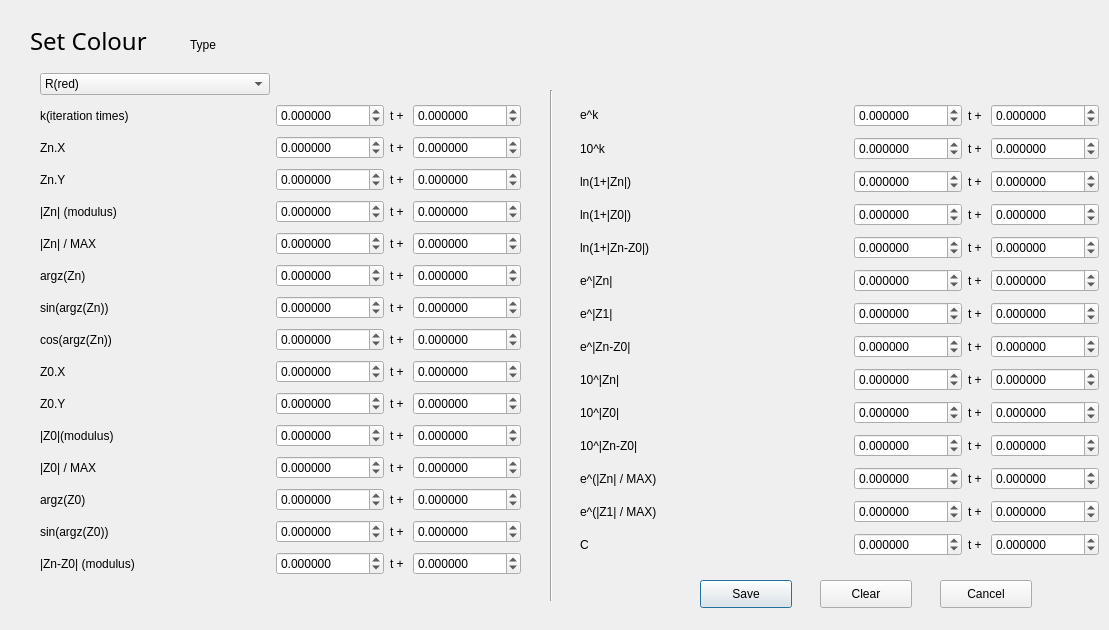
<?xml version="1.0" encoding="UTF-8"?>
<ui version="4.0">
 <class>Set_Colour</class>
 <widget class="QDialog" name="Set_Colour">
  <property name="geometry">
   <rect>
    <x>0</x>
    <y>0</y>
    <width>1109</width>
    <height>630</height>
   </rect>
  </property>
  <property name="windowTitle">
   <string>Set Colour</string>
  </property>
  <widget class="QLabel" name="label">
   <property name="geometry">
    <rect>
     <x>30</x>
     <y>20</y>
     <width>141</width>
     <height>41</height>
    </rect>
   </property>
   <property name="font">
    <font>
     <family>Sitka Heading</family>
     <pointsize>18</pointsize>
    </font>
   </property>
   <property name="text">
    <string>Set Colour</string>
   </property>
  </widget>
  <widget class="QLabel" name="label_tpye">
   <property name="geometry">
    <rect>
     <x>190</x>
     <y>37</y>
     <width>141</width>
     <height>16</height>
    </rect>
   </property>
   <property name="text">
    <string>Type</string>
   </property>
  </widget>
  <widget class="QWidget" name="gridLayoutWidget">
   <property name="geometry">
    <rect>
     <x>40</x>
     <y>70</y>
     <width>481</width>
     <height>521</height>
    </rect>
   </property>
   <layout class="QGridLayout" name="gridLayout" columnstretch="5,0,0,0">
    <item row="15" column="1">
     <widget class="QDoubleSpinBox" name="SC_15">
      <property name="decimals">
       <number>6</number>
      </property>
      <property name="minimum">
       <double>-10000.000000000000000</double>
      </property>
      <property name="maximum">
       <double>10000.000000000000000</double>
      </property>
     </widget>
    </item>
    <item row="3" column="2">
     <widget class="QLabel" name="label_8">
      <property name="text">
       <string>t + </string>
      </property>
      <property name="alignment">
       <set>Qt::AlignCenter</set>
      </property>
     </widget>
    </item>
    <item row="4" column="1">
     <widget class="QDoubleSpinBox" name="SC_4">
      <property name="decimals">
       <number>6</number>
      </property>
      <property name="minimum">
       <double>-10000.000000000000000</double>
      </property>
      <property name="maximum">
       <double>10000.000000000000000</double>
      </property>
     </widget>
    </item>
    <item row="4" column="3">
     <widget class="QDoubleSpinBox" name="SC_4_">
      <property name="decimals">
       <number>6</number>
      </property>
      <property name="minimum">
       <double>-10000.000000000000000</double>
      </property>
      <property name="maximum">
       <double>10000.000000000000000</double>
      </property>
     </widget>
    </item>
    <item row="1" column="2">
     <widget class="QLabel" name="label_3">
      <property name="text">
       <string>t + </string>
      </property>
      <property name="alignment">
       <set>Qt::AlignCenter</set>
      </property>
     </widget>
    </item>
    <item row="15" column="3">
     <widget class="QDoubleSpinBox" name="SC_15_">
      <property name="decimals">
       <number>6</number>
      </property>
      <property name="minimum">
       <double>-10000.000000000000000</double>
      </property>
      <property name="maximum">
       <double>10000.000000000000000</double>
      </property>
     </widget>
    </item>
    <item row="12" column="2">
     <widget class="QLabel" name="label_29">
      <property name="text">
       <string>t + </string>
      </property>
      <property name="alignment">
       <set>Qt::AlignCenter</set>
      </property>
     </widget>
    </item>
    <item row="3" column="0">
     <widget class="QLabel" name="label_6">
      <property name="text">
       <string>Zn.Y</string>
      </property>
     </widget>
    </item>
    <item row="1" column="1">
     <widget class="QDoubleSpinBox" name="SC_1">
      <property name="decimals">
       <number>6</number>
      </property>
      <property name="minimum">
       <double>-10000.000000000000000</double>
      </property>
      <property name="maximum">
       <double>1000.000000000000000</double>
      </property>
     </widget>
    </item>
    <item row="3" column="3">
     <widget class="QDoubleSpinBox" name="SC_3_">
      <property name="decimals">
       <number>6</number>
      </property>
      <property name="minimum">
       <double>-10000.000000000000000</double>
      </property>
      <property name="maximum">
       <double>10000.000000000000000</double>
      </property>
     </widget>
    </item>
    <item row="11" column="3">
     <widget class="QDoubleSpinBox" name="SC_11_">
      <property name="decimals">
       <number>6</number>
      </property>
      <property name="minimum">
       <double>-10000.000000000000000</double>
      </property>
      <property name="maximum">
       <double>10000.000000000000000</double>
      </property>
     </widget>
    </item>
    <item row="5" column="3">
     <widget class="QDoubleSpinBox" name="SC_5_">
      <property name="decimals">
       <number>6</number>
      </property>
      <property name="minimum">
       <double>-10000.000000000000000</double>
      </property>
      <property name="maximum">
       <double>10000.000000000000000</double>
      </property>
     </widget>
    </item>
    <item row="15" column="2">
     <widget class="QLabel" name="label_9">
      <property name="text">
       <string>t + </string>
      </property>
      <property name="alignment">
       <set>Qt::AlignCenter</set>
      </property>
     </widget>
    </item>
    <item row="13" column="0">
     <widget class="QLabel" name="label_47">
      <property name="text">
       <string>argz(Z0)</string>
      </property>
     </widget>
    </item>
    <item row="3" column="1">
     <widget class="QDoubleSpinBox" name="SC_3">
      <property name="decimals">
       <number>6</number>
      </property>
      <property name="minimum">
       <double>-10000.000000000000000</double>
      </property>
      <property name="maximum">
       <double>10000.000000000000000</double>
      </property>
     </widget>
    </item>
    <item row="11" column="2">
     <widget class="QLabel" name="label_28">
      <property name="text">
       <string>t + </string>
      </property>
      <property name="alignment">
       <set>Qt::AlignCenter</set>
      </property>
     </widget>
    </item>
    <item row="6" column="3">
     <widget class="QDoubleSpinBox" name="SC_6_">
      <property name="decimals">
       <number>6</number>
      </property>
      <property name="minimum">
       <double>-10000.000000000000000</double>
      </property>
      <property name="maximum">
       <double>10000.000000000000000</double>
      </property>
     </widget>
    </item>
    <item row="12" column="1">
     <widget class="QDoubleSpinBox" name="SC_12">
      <property name="decimals">
       <number>6</number>
      </property>
      <property name="minimum">
       <double>-10000.000000000000000</double>
      </property>
      <property name="maximum">
       <double>10000.000000000000000</double>
      </property>
     </widget>
    </item>
    <item row="14" column="1">
     <widget class="QDoubleSpinBox" name="SC_14">
      <property name="decimals">
       <number>6</number>
      </property>
      <property name="minimum">
       <double>-10000.000000000000000</double>
      </property>
      <property name="maximum">
       <double>10000.000000000000000</double>
      </property>
     </widget>
    </item>
    <item row="7" column="0">
     <widget class="QLabel" name="label_51">
      <property name="text">
       <string>sin(argz(Zn))</string>
      </property>
     </widget>
    </item>
    <item row="6" column="0">
     <widget class="QLabel" name="label_50">
      <property name="text">
       <string>argz(Zn)</string>
      </property>
     </widget>
    </item>
    <item row="4" column="2">
     <widget class="QLabel" name="label_49">
      <property name="text">
       <string>t + </string>
      </property>
      <property name="alignment">
       <set>Qt::AlignCenter</set>
      </property>
     </widget>
    </item>
    <item row="14" column="3">
     <widget class="QDoubleSpinBox" name="SC_14_">
      <property name="decimals">
       <number>6</number>
      </property>
      <property name="minimum">
       <double>-10000.000000000000000</double>
      </property>
      <property name="maximum">
       <double>10000.000000000000000</double>
      </property>
     </widget>
    </item>
    <item row="10" column="3">
     <widget class="QDoubleSpinBox" name="SC_10_">
      <property name="decimals">
       <number>6</number>
      </property>
      <property name="minimum">
       <double>-10000.000000000000000</double>
      </property>
      <property name="maximum">
       <double>10000.000000000000000</double>
      </property>
     </widget>
    </item>
    <item row="14" column="2">
     <widget class="QLabel" name="label_55">
      <property name="text">
       <string>t + </string>
      </property>
      <property name="alignment">
       <set>Qt::AlignCenter</set>
      </property>
     </widget>
    </item>
    <item row="2" column="1">
     <widget class="QDoubleSpinBox" name="SC_2">
      <property name="decimals">
       <number>6</number>
      </property>
      <property name="minimum">
       <double>-10000.000000000000000</double>
      </property>
      <property name="maximum">
       <double>10000.000000000000000</double>
      </property>
     </widget>
    </item>
    <item row="5" column="2">
     <widget class="QLabel" name="label_25">
      <property name="text">
       <string>t + </string>
      </property>
      <property name="alignment">
       <set>Qt::AlignCenter</set>
      </property>
     </widget>
    </item>
    <item row="11" column="1">
     <widget class="QDoubleSpinBox" name="SC_11">
      <property name="decimals">
       <number>6</number>
      </property>
      <property name="minimum">
       <double>-10000.000000000000000</double>
      </property>
      <property name="maximum">
       <double>10000.000000000000000</double>
      </property>
     </widget>
    </item>
    <item row="10" column="2">
     <widget class="QLabel" name="label_27">
      <property name="text">
       <string>t + </string>
      </property>
      <property name="alignment">
       <set>Qt::AlignCenter</set>
      </property>
     </widget>
    </item>
    <item row="12" column="3">
     <widget class="QDoubleSpinBox" name="SC_12_">
      <property name="decimals">
       <number>6</number>
      </property>
      <property name="minimum">
       <double>-10000.000000000000000</double>
      </property>
      <property name="maximum">
       <double>10000.000000000000000</double>
      </property>
     </widget>
    </item>
    <item row="6" column="2">
     <widget class="QLabel" name="label_52">
      <property name="text">
       <string>t + </string>
      </property>
      <property name="alignment">
       <set>Qt::AlignCenter</set>
      </property>
     </widget>
    </item>
    <item row="7" column="2">
     <widget class="QLabel" name="label_53">
      <property name="text">
       <string>t + </string>
      </property>
      <property name="alignment">
       <set>Qt::AlignCenter</set>
      </property>
     </widget>
    </item>
    <item row="6" column="1">
     <widget class="QDoubleSpinBox" name="SC_6">
      <property name="decimals">
       <number>6</number>
      </property>
      <property name="minimum">
       <double>-10000.000000000000000</double>
      </property>
      <property name="maximum">
       <double>10000.000000000000000</double>
      </property>
     </widget>
    </item>
    <item row="1" column="3">
     <widget class="QDoubleSpinBox" name="SC_1_">
      <property name="decimals">
       <number>6</number>
      </property>
      <property name="minimum">
       <double>-10000.000000000000000</double>
      </property>
      <property name="maximum">
       <double>10000.000000000000000</double>
      </property>
     </widget>
    </item>
    <item row="7" column="3">
     <widget class="QDoubleSpinBox" name="SC_7_">
      <property name="decimals">
       <number>6</number>
      </property>
      <property name="minimum">
       <double>-10000.000000000000000</double>
      </property>
      <property name="maximum">
       <double>10000.000000000000000</double>
      </property>
     </widget>
    </item>
    <item row="13" column="3">
     <widget class="QDoubleSpinBox" name="SC_13_">
      <property name="decimals">
       <number>6</number>
      </property>
      <property name="minimum">
       <double>-10000.000000000000000</double>
      </property>
      <property name="maximum">
       <double>10000.000000000000000</double>
      </property>
     </widget>
    </item>
    <item row="1" column="0">
     <widget class="QLabel" name="label_4">
      <property name="text">
       <string>k(iteration times)</string>
      </property>
     </widget>
    </item>
    <item row="11" column="0">
     <widget class="QLabel" name="label_13">
      <property name="text">
       <string>|Z0|(modulus)</string>
      </property>
     </widget>
    </item>
    <item row="0" column="0">
     <widget class="QComboBox" name="comboBox">
      <item>
       <property name="text">
        <string>R(red)</string>
       </property>
      </item>
      <item>
       <property name="text">
        <string>G(green)</string>
       </property>
      </item>
      <item>
       <property name="text">
        <string>B(blue)</string>
       </property>
      </item>
      <item>
       <property name="text">
        <string>A(alpha)</string>
       </property>
      </item>
     </widget>
    </item>
    <item row="12" column="0">
     <widget class="QLabel" name="Change_2">
      <property name="text">
       <string>|Z0| / MAX</string>
      </property>
     </widget>
    </item>
    <item row="2" column="3">
     <widget class="QDoubleSpinBox" name="SC_2_">
      <property name="decimals">
       <number>6</number>
      </property>
      <property name="minimum">
       <double>-10000.000000000000000</double>
      </property>
      <property name="maximum">
       <double>1000.000000000000000</double>
      </property>
     </widget>
    </item>
    <item row="9" column="2">
     <widget class="QLabel" name="label_26">
      <property name="text">
       <string>t + </string>
      </property>
      <property name="alignment">
       <set>Qt::AlignCenter</set>
      </property>
     </widget>
    </item>
    <item row="13" column="2">
     <widget class="QLabel" name="label_44">
      <property name="text">
       <string>t + </string>
      </property>
      <property name="alignment">
       <set>Qt::AlignCenter</set>
      </property>
     </widget>
    </item>
    <item row="10" column="1">
     <widget class="QDoubleSpinBox" name="SC_10">
      <property name="decimals">
       <number>6</number>
      </property>
      <property name="minimum">
       <double>-10000.000000000000000</double>
      </property>
      <property name="maximum">
       <double>10000.000000000000000</double>
      </property>
     </widget>
    </item>
    <item row="4" column="0">
     <widget class="QLabel" name="label_48">
      <property name="text">
       <string>|Zn| (modulus)</string>
      </property>
     </widget>
    </item>
    <item row="14" column="0">
     <widget class="QLabel" name="label_54">
      <property name="text">
       <string>sin(argz(Z0))</string>
      </property>
     </widget>
    </item>
    <item row="10" column="0">
     <widget class="QLabel" name="label_46">
      <property name="text">
       <string>Z0.Y</string>
      </property>
     </widget>
    </item>
    <item row="7" column="1">
     <widget class="QDoubleSpinBox" name="SC_7">
      <property name="decimals">
       <number>6</number>
      </property>
      <property name="minimum">
       <double>-10000.000000000000000</double>
      </property>
      <property name="maximum">
       <double>10000.000000000000000</double>
      </property>
     </widget>
    </item>
    <item row="5" column="0">
     <widget class="QLabel" name="Change_1">
      <property name="text">
       <string>|Zn| / MAX</string>
      </property>
     </widget>
    </item>
    <item row="13" column="1">
     <widget class="QDoubleSpinBox" name="SC_13">
      <property name="decimals">
       <number>6</number>
      </property>
      <property name="minimum">
       <double>-10000.000000000000000</double>
      </property>
      <property name="maximum">
       <double>10000.000000000000000</double>
      </property>
     </widget>
    </item>
    <item row="9" column="0">
     <widget class="QLabel" name="label_45">
      <property name="text">
       <string>Z0.X</string>
      </property>
     </widget>
    </item>
    <item row="15" column="0">
     <widget class="QLabel" name="label_83">
      <property name="text">
       <string>|Zn-Z0| (modulus)</string>
      </property>
     </widget>
    </item>
    <item row="2" column="0">
     <widget class="QLabel" name="label_10">
      <property name="text">
       <string>Zn.X</string>
      </property>
     </widget>
    </item>
    <item row="9" column="3">
     <widget class="QDoubleSpinBox" name="SC_9_">
      <property name="decimals">
       <number>6</number>
      </property>
      <property name="minimum">
       <double>-10000.000000000000000</double>
      </property>
      <property name="maximum">
       <double>10000.000000000000000</double>
      </property>
     </widget>
    </item>
    <item row="5" column="1">
     <widget class="QDoubleSpinBox" name="SC_5">
      <property name="decimals">
       <number>6</number>
      </property>
      <property name="minimum">
       <double>-10000.000000000000000</double>
      </property>
      <property name="maximum">
       <double>10000.000000000000000</double>
      </property>
     </widget>
    </item>
    <item row="9" column="1">
     <widget class="QDoubleSpinBox" name="SC_9">
      <property name="decimals">
       <number>6</number>
      </property>
      <property name="minimum">
       <double>-10000.000000000000000</double>
      </property>
      <property name="maximum">
       <double>10000.000000000000000</double>
      </property>
     </widget>
    </item>
    <item row="2" column="2">
     <widget class="QLabel" name="label_7">
      <property name="text">
       <string>t + </string>
      </property>
      <property name="alignment">
       <set>Qt::AlignCenter</set>
      </property>
     </widget>
    </item>
    <item row="8" column="0">
     <widget class="QLabel" name="label_84">
      <property name="text">
       <string>cos(argz(Zn))</string>
      </property>
     </widget>
    </item>
    <item row="8" column="1">
     <widget class="QDoubleSpinBox" name="SC_8">
      <property name="decimals">
       <number>6</number>
      </property>
      <property name="minimum">
       <double>-10000.000000000000000</double>
      </property>
      <property name="maximum">
       <double>10000.000000000000000</double>
      </property>
     </widget>
    </item>
    <item row="8" column="2">
     <widget class="QLabel" name="label_85">
      <property name="text">
       <string>t + </string>
      </property>
      <property name="alignment">
       <set>Qt::AlignCenter</set>
      </property>
     </widget>
    </item>
    <item row="8" column="3">
     <widget class="QDoubleSpinBox" name="SC_8_">
      <property name="decimals">
       <number>6</number>
      </property>
      <property name="minimum">
       <double>-10000.000000000000000</double>
      </property>
      <property name="maximum">
       <double>10000.000000000000000</double>
      </property>
     </widget>
    </item>
   </layout>
  </widget>
  <widget class="QPushButton" name="pushButton_Save">
   <property name="geometry">
    <rect>
     <x>700</x>
     <y>580</y>
     <width>92</width>
     <height>28</height>
    </rect>
   </property>
   <property name="text">
    <string>Save</string>
   </property>
  </widget>
  <widget class="QPushButton" name="pushButton_Cancel">
   <property name="geometry">
    <rect>
     <x>940</x>
     <y>580</y>
     <width>92</width>
     <height>28</height>
    </rect>
   </property>
   <property name="text">
    <string>Cancel</string>
   </property>
  </widget>
  <widget class="QWidget" name="gridLayoutWidget_2">
   <property name="geometry">
    <rect>
     <x>580</x>
     <y>100</y>
     <width>519</width>
     <height>461</height>
    </rect>
   </property>
   <layout class="QGridLayout" name="gridLayout_4" columnstretch="5,0,0,0">
    <item row="12" column="2">
     <widget class="QLabel" name="label_82">
      <property name="text">
       <string>t + </string>
      </property>
      <property name="alignment">
       <set>Qt::AlignCenter</set>
      </property>
     </widget>
    </item>
    <item row="12" column="3">
     <widget class="QDoubleSpinBox" name="SC_28_">
      <property name="decimals">
       <number>6</number>
      </property>
      <property name="minimum">
       <double>-10000.000000000000000</double>
      </property>
      <property name="maximum">
       <double>10000.000000000000000</double>
      </property>
     </widget>
    </item>
    <item row="4" column="2">
     <widget class="QLabel" name="label_71">
      <property name="text">
       <string>t + </string>
      </property>
      <property name="alignment">
       <set>Qt::AlignCenter</set>
      </property>
     </widget>
    </item>
    <item row="8" column="3">
     <widget class="QDoubleSpinBox" name="SC_24_">
      <property name="decimals">
       <number>6</number>
      </property>
      <property name="minimum">
       <double>-10000.000000000000000</double>
      </property>
      <property name="maximum">
       <double>10000.000000000000000</double>
      </property>
     </widget>
    </item>
    <item row="4" column="0">
     <widget class="QLabel" name="label_73">
      <property name="text">
       <string>ln(1+|Zn-Z0|)</string>
      </property>
     </widget>
    </item>
    <item row="10" column="0">
     <widget class="QLabel" name="label_69">
      <property name="text">
       <string>10^|Zn-Z0|</string>
      </property>
     </widget>
    </item>
    <item row="10" column="2">
     <widget class="QLabel" name="label_59">
      <property name="text">
       <string>t + </string>
      </property>
      <property name="alignment">
       <set>Qt::AlignCenter</set>
      </property>
     </widget>
    </item>
    <item row="8" column="0">
     <widget class="QLabel" name="label_60">
      <property name="text">
       <string>10^|Zn|</string>
      </property>
     </widget>
    </item>
    <item row="9" column="2">
     <widget class="QLabel" name="label_74">
      <property name="text">
       <string>t + </string>
      </property>
      <property name="alignment">
       <set>Qt::AlignCenter</set>
      </property>
     </widget>
    </item>
    <item row="10" column="1">
     <widget class="QDoubleSpinBox" name="SC_26">
      <property name="decimals">
       <number>6</number>
      </property>
      <property name="minimum">
       <double>-10000.000000000000000</double>
      </property>
      <property name="maximum">
       <double>10000.000000000000000</double>
      </property>
     </widget>
    </item>
    <item row="4" column="3">
     <widget class="QDoubleSpinBox" name="SC_20_">
      <property name="decimals">
       <number>6</number>
      </property>
      <property name="minimum">
       <double>-10000.000000000000000</double>
      </property>
      <property name="maximum">
       <double>10000.000000000000000</double>
      </property>
     </widget>
    </item>
    <item row="1" column="1">
     <widget class="QDoubleSpinBox" name="SC_17">
      <property name="decimals">
       <number>6</number>
      </property>
      <property name="minimum">
       <double>-10000.000000000000000</double>
      </property>
      <property name="maximum">
       <double>10000.000000000000000</double>
      </property>
     </widget>
    </item>
    <item row="6" column="2">
     <widget class="QLabel" name="label_72">
      <property name="text">
       <string>t + </string>
      </property>
      <property name="alignment">
       <set>Qt::AlignCenter</set>
      </property>
     </widget>
    </item>
    <item row="2" column="0">
     <widget class="QLabel" name="label_56">
      <property name="text">
       <string>ln(1+|Zn|)</string>
      </property>
     </widget>
    </item>
    <item row="11" column="2">
     <widget class="QLabel" name="label_58">
      <property name="text">
       <string>t + </string>
      </property>
      <property name="alignment">
       <set>Qt::AlignCenter</set>
      </property>
     </widget>
    </item>
    <item row="6" column="0">
     <widget class="QLabel" name="label_78">
      <property name="text">
       <string>e^|Z1|</string>
      </property>
     </widget>
    </item>
    <item row="2" column="1">
     <widget class="QDoubleSpinBox" name="SC_18">
      <property name="decimals">
       <number>6</number>
      </property>
      <property name="minimum">
       <double>-10000.000000000000000</double>
      </property>
      <property name="maximum">
       <double>10000.000000000000000</double>
      </property>
     </widget>
    </item>
    <item row="1" column="3">
     <widget class="QDoubleSpinBox" name="SC_17_">
      <property name="decimals">
       <number>6</number>
      </property>
      <property name="minimum">
       <double>-10000.000000000000000</double>
      </property>
      <property name="maximum">
       <double>1000.000000000000000</double>
      </property>
     </widget>
    </item>
    <item row="0" column="1">
     <widget class="QDoubleSpinBox" name="SC_16">
      <property name="decimals">
       <number>6</number>
      </property>
      <property name="minimum">
       <double>-10000.000000000000000</double>
      </property>
      <property name="maximum">
       <double>1000.000000000000000</double>
      </property>
     </widget>
    </item>
    <item row="5" column="1">
     <widget class="QDoubleSpinBox" name="SC_21">
      <property name="decimals">
       <number>6</number>
      </property>
      <property name="minimum">
       <double>-10000.000000000000000</double>
      </property>
      <property name="maximum">
       <double>10000.000000000000000</double>
      </property>
     </widget>
    </item>
    <item row="1" column="2">
     <widget class="QLabel" name="label_79">
      <property name="text">
       <string>t + </string>
      </property>
      <property name="alignment">
       <set>Qt::AlignCenter</set>
      </property>
     </widget>
    </item>
    <item row="9" column="1">
     <widget class="QDoubleSpinBox" name="SC_25">
      <property name="decimals">
       <number>6</number>
      </property>
      <property name="minimum">
       <double>-10000.000000000000000</double>
      </property>
      <property name="maximum">
       <double>10000.000000000000000</double>
      </property>
     </widget>
    </item>
    <item row="12" column="1">
     <widget class="QDoubleSpinBox" name="SC_28">
      <property name="decimals">
       <number>6</number>
      </property>
      <property name="minimum">
       <double>-10000.000000000000000</double>
      </property>
      <property name="maximum">
       <double>10000.000000000000000</double>
      </property>
     </widget>
    </item>
    <item row="5" column="0">
     <widget class="QLabel" name="label_65">
      <property name="text">
       <string>e^|Zn|</string>
      </property>
     </widget>
    </item>
    <item row="11" column="3">
     <widget class="QDoubleSpinBox" name="SC_27_">
      <property name="decimals">
       <number>6</number>
      </property>
      <property name="minimum">
       <double>-10000.000000000000000</double>
      </property>
      <property name="maximum">
       <double>10000.000000000000000</double>
      </property>
     </widget>
    </item>
    <item row="2" column="3">
     <widget class="QDoubleSpinBox" name="SC_18_">
      <property name="decimals">
       <number>6</number>
      </property>
      <property name="minimum">
       <double>-10000.000000000000000</double>
      </property>
      <property name="maximum">
       <double>10000.000000000000000</double>
      </property>
     </widget>
    </item>
    <item row="9" column="3">
     <widget class="QDoubleSpinBox" name="SC_25_">
      <property name="decimals">
       <number>6</number>
      </property>
      <property name="minimum">
       <double>-10000.000000000000000</double>
      </property>
      <property name="maximum">
       <double>10000.000000000000000</double>
      </property>
     </widget>
    </item>
    <item row="7" column="2">
     <widget class="QLabel" name="label_57">
      <property name="text">
       <string>t + </string>
      </property>
      <property name="alignment">
       <set>Qt::AlignCenter</set>
      </property>
     </widget>
    </item>
    <item row="7" column="3">
     <widget class="QDoubleSpinBox" name="SC_23_">
      <property name="decimals">
       <number>6</number>
      </property>
      <property name="minimum">
       <double>-10000.000000000000000</double>
      </property>
      <property name="maximum">
       <double>10000.000000000000000</double>
      </property>
     </widget>
    </item>
    <item row="7" column="0">
     <widget class="QLabel" name="label_66">
      <property name="text">
       <string>e^|Zn-Z0|</string>
      </property>
     </widget>
    </item>
    <item row="2" column="2">
     <widget class="QLabel" name="label_77">
      <property name="text">
       <string>t + </string>
      </property>
      <property name="alignment">
       <set>Qt::AlignCenter</set>
      </property>
     </widget>
    </item>
    <item row="3" column="0">
     <widget class="QLabel" name="label_68">
      <property name="text">
       <string>ln(1+|Z0|)</string>
      </property>
     </widget>
    </item>
    <item row="3" column="1">
     <widget class="QDoubleSpinBox" name="SC_19">
      <property name="decimals">
       <number>6</number>
      </property>
      <property name="minimum">
       <double>-10000.000000000000000</double>
      </property>
      <property name="maximum">
       <double>10000.000000000000000</double>
      </property>
     </widget>
    </item>
    <item row="0" column="2">
     <widget class="QLabel" name="label_63">
      <property name="text">
       <string>t + </string>
      </property>
      <property name="alignment">
       <set>Qt::AlignCenter</set>
      </property>
     </widget>
    </item>
    <item row="5" column="3">
     <widget class="QDoubleSpinBox" name="SC_21_">
      <property name="decimals">
       <number>6</number>
      </property>
      <property name="minimum">
       <double>-10000.000000000000000</double>
      </property>
      <property name="maximum">
       <double>10000.000000000000000</double>
      </property>
     </widget>
    </item>
    <item row="5" column="2">
     <widget class="QLabel" name="label_70">
      <property name="text">
       <string>t + </string>
      </property>
      <property name="alignment">
       <set>Qt::AlignCenter</set>
      </property>
     </widget>
    </item>
    <item row="7" column="1">
     <widget class="QDoubleSpinBox" name="SC_23">
      <property name="decimals">
       <number>6</number>
      </property>
      <property name="minimum">
       <double>-10000.000000000000000</double>
      </property>
      <property name="maximum">
       <double>10000.000000000000000</double>
      </property>
     </widget>
    </item>
    <item row="0" column="3">
     <widget class="QDoubleSpinBox" name="SC_16_">
      <property name="decimals">
       <number>6</number>
      </property>
      <property name="minimum">
       <double>-10000.000000000000000</double>
      </property>
      <property name="maximum">
       <double>10000.000000000000000</double>
      </property>
     </widget>
    </item>
    <item row="12" column="0">
     <widget class="QLabel" name="Change_4">
      <property name="text">
       <string>e^(|Z1| / MAX)</string>
      </property>
     </widget>
    </item>
    <item row="3" column="2">
     <widget class="QLabel" name="label_62">
      <property name="text">
       <string>t + </string>
      </property>
      <property name="alignment">
       <set>Qt::AlignCenter</set>
      </property>
     </widget>
    </item>
    <item row="10" column="3">
     <widget class="QDoubleSpinBox" name="SC_26_">
      <property name="decimals">
       <number>6</number>
      </property>
      <property name="minimum">
       <double>-10000.000000000000000</double>
      </property>
      <property name="maximum">
       <double>10000.000000000000000</double>
      </property>
     </widget>
    </item>
    <item row="4" column="1">
     <widget class="QDoubleSpinBox" name="SC_20">
      <property name="decimals">
       <number>6</number>
      </property>
      <property name="minimum">
       <double>-10000.000000000000000</double>
      </property>
      <property name="maximum">
       <double>10000.000000000000000</double>
      </property>
     </widget>
    </item>
    <item row="6" column="1">
     <widget class="QDoubleSpinBox" name="SC_22">
      <property name="decimals">
       <number>6</number>
      </property>
      <property name="minimum">
       <double>-10000.000000000000000</double>
      </property>
      <property name="maximum">
       <double>10000.000000000000000</double>
      </property>
     </widget>
    </item>
    <item row="11" column="1">
     <widget class="QDoubleSpinBox" name="SC_27">
      <property name="decimals">
       <number>6</number>
      </property>
      <property name="minimum">
       <double>-10000.000000000000000</double>
      </property>
      <property name="maximum">
       <double>10000.000000000000000</double>
      </property>
     </widget>
    </item>
    <item row="9" column="0">
     <widget class="QLabel" name="label_80">
      <property name="text">
       <string>10^|Z0|</string>
      </property>
     </widget>
    </item>
    <item row="8" column="1">
     <widget class="QDoubleSpinBox" name="SC_24">
      <property name="decimals">
       <number>6</number>
      </property>
      <property name="minimum">
       <double>-10000.000000000000000</double>
      </property>
      <property name="maximum">
       <double>10000.000000000000000</double>
      </property>
     </widget>
    </item>
    <item row="3" column="3">
     <widget class="QDoubleSpinBox" name="SC_19_">
      <property name="decimals">
       <number>6</number>
      </property>
      <property name="minimum">
       <double>-10000.000000000000000</double>
      </property>
      <property name="maximum">
       <double>10000.000000000000000</double>
      </property>
     </widget>
    </item>
    <item row="8" column="2">
     <widget class="QLabel" name="label_76">
      <property name="text">
       <string>t + </string>
      </property>
      <property name="alignment">
       <set>Qt::AlignCenter</set>
      </property>
     </widget>
    </item>
    <item row="11" column="0">
     <widget class="QLabel" name="Change_3">
      <property name="text">
       <string>e^(|Zn| / MAX)</string>
      </property>
     </widget>
    </item>
    <item row="6" column="3">
     <widget class="QDoubleSpinBox" name="SC_22_">
      <property name="decimals">
       <number>6</number>
      </property>
      <property name="minimum">
       <double>-10000.000000000000000</double>
      </property>
      <property name="maximum">
       <double>10000.000000000000000</double>
      </property>
     </widget>
    </item>
    <item row="1" column="0">
     <widget class="QLabel" name="label_75">
      <property name="text">
       <string>10^k</string>
      </property>
     </widget>
    </item>
    <item row="0" column="0">
     <widget class="QLabel" name="label_67">
      <property name="text">
       <string>e^k</string>
      </property>
      <property name="textFormat">
       <enum>Qt::RichText</enum>
      </property>
     </widget>
    </item>
    <item row="13" column="1">
     <widget class="QDoubleSpinBox" name="SC_29">
      <property name="decimals">
       <number>6</number>
      </property>
      <property name="minimum">
       <double>-10000.000000000000000</double>
      </property>
      <property name="maximum">
       <double>10000.000000000000000</double>
      </property>
     </widget>
    </item>
    <item row="13" column="0">
     <widget class="QLabel" name="label_81">
      <property name="text">
       <string>C</string>
      </property>
     </widget>
    </item>
    <item row="13" column="3">
     <widget class="QDoubleSpinBox" name="SC_29_">
      <property name="decimals">
       <number>6</number>
      </property>
      <property name="minimum">
       <double>-10000.000000000000000</double>
      </property>
      <property name="maximum">
       <double>10000.000000000000000</double>
      </property>
     </widget>
    </item>
    <item row="13" column="2">
     <widget class="QLabel" name="label_86">
      <property name="text">
       <string>t + </string>
      </property>
      <property name="alignment">
       <set>Qt::AlignCenter</set>
      </property>
     </widget>
    </item>
   </layout>
  </widget>
  <widget class="Line" name="line">
   <property name="geometry">
    <rect>
     <x>543</x>
     <y>90</y>
     <width>16</width>
     <height>511</height>
    </rect>
   </property>
   <property name="orientation">
    <enum>Qt::Vertical</enum>
   </property>
  </widget>
  <widget class="QPushButton" name="pushButton_Clear">
   <property name="geometry">
    <rect>
     <x>820</x>
     <y>580</y>
     <width>92</width>
     <height>28</height>
    </rect>
   </property>
   <property name="text">
    <string>Clear</string>
   </property>
  </widget>
 </widget>
 <resources/>
 <connections/>
</ui>
